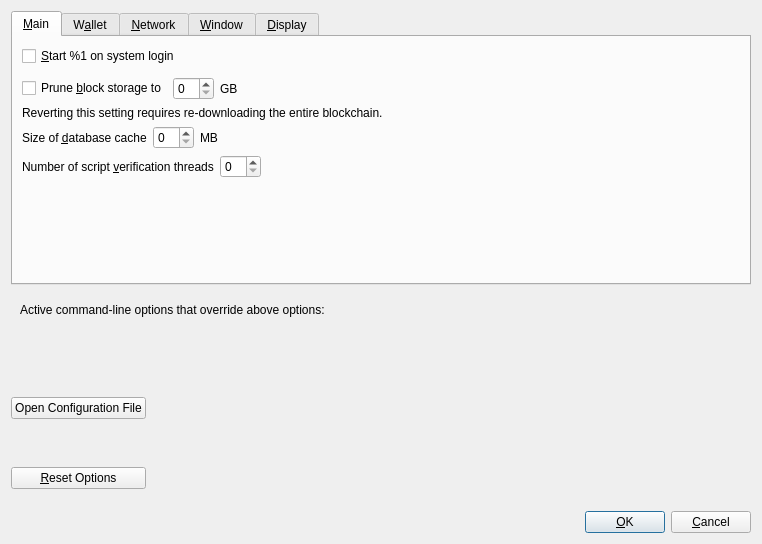
<?xml version="1.0" encoding="UTF-8"?>
<ui version="4.0">
 <class>OptionsDialog</class>
 <widget class="QDialog" name="OptionsDialog">
  <property name="geometry">
   <rect>
    <x>0</x>
    <y>0</y>
    <width>762</width>
    <height>544</height>
   </rect>
  </property>
  <property name="sizePolicy">
   <sizepolicy hsizetype="Fixed" vsizetype="Fixed">
    <horstretch>0</horstretch>
    <verstretch>0</verstretch>
   </sizepolicy>
  </property>
  <property name="windowTitle">
   <string>Options</string>
  </property>
  <property name="modal">
   <bool>true</bool>
  </property>
  <layout class="QVBoxLayout" name="verticalLayout">
   <item>
    <widget class="QTabWidget" name="tabWidget">
     <property name="currentIndex">
      <number>0</number>
     </property>
     <widget class="QWidget" name="tabMain">
      <attribute name="title">
       <string>&amp;Main</string>
      </attribute>
      <layout class="QVBoxLayout" name="verticalLayout_Main">
       <item>
        <widget class="QCheckBox" name="avianAtStartup">
         <property name="toolTip">
          <string>Automatically start %1 after logging in to the system.</string>
         </property>
         <property name="text">
          <string>&amp;Start %1 on system login</string>
         </property>
        </widget>
       </item>
       <item>
        <spacer name="horizontalSpacer_0_Main">
         <property name="orientation">
          <enum>Qt::Horizontal</enum>
         </property>
         <property name="sizeHint" stdset="0">
          <size>
           <width>40</width>
           <height>5</height>
          </size>
         </property>
        </spacer>
       </item>
       <item>
       <layout class="QHBoxLayout" name="horizontalLayout_Main_Prune">
        <item>
         <widget class="QCheckBox" name="prune">
          <property name="toolTip">
           <string>Disables some advanced features but all blocks will still be fully validated. Reverting this setting requires re-downloading the entire blockchain. Actual disk usage may be somewhat higher.</string>
          </property>
          <property name="text">
           <string>Prune &amp;block storage to</string>
          </property>
         </widget>
        </item>
        <item>
         <widget class="QSpinBox" name="pruneSize"/>
        </item>
         <item>
          <widget class="QLabel" name="pruneSizeUnitLabel">
           <property name="text">
            <string>GB</string>
           </property>
           <property name="textFormat">
            <enum>Qt::PlainText</enum>
           </property>
          </widget>
         </item>
         <item>
          <spacer name="horizontalSpacer_Main_Prune">
           <property name="orientation">
            <enum>Qt::Horizontal</enum>
           </property>
           <property name="sizeHint" stdset="0">
            <size>
             <width>40</width>
             <height>20</height>
            </size>
           </property>
          </spacer>
         </item>
        </layout>
       </item>
       <item>
        <widget class="QLabel" name="pruneWarning">
         <property name="text">
          <string>Reverting this setting requires re-downloading the entire blockchain.</string>
         </property>
         <property name="textFormat">
          <enum>Qt::PlainText</enum>
         </property>
        </widget>
       </item> 
       <item>
        <layout class="QHBoxLayout" name="horizontalLayout_2_Main">
         <item>
          <widget class="QLabel" name="databaseCacheLabel">
           <property name="text">
            <string>Size of &amp;database cache</string>
           </property>
           <property name="textFormat">
            <enum>Qt::PlainText</enum>
           </property>
           <property name="buddy">
            <cstring>databaseCache</cstring>
           </property>
          </widget>
         </item>
         <item>
          <widget class="QSpinBox" name="databaseCache"/>
         </item>
         <item>
          <widget class="QLabel" name="databaseCacheUnitLabel">
           <property name="text">
            <string>MB</string>
           </property>
           <property name="textFormat">
            <enum>Qt::PlainText</enum>
           </property>
          </widget>
         </item>
         <item>
          <spacer name="horizontalSpacer_2_Main">
           <property name="orientation">
            <enum>Qt::Horizontal</enum>
           </property>
           <property name="sizeHint" stdset="0">
            <size>
             <width>40</width>
             <height>20</height>
            </size>
           </property>
          </spacer>
         </item>
        </layout>
       </item>
       <item>
        <layout class="QHBoxLayout" name="horizontalLayout_3_Main">
         <item>
          <widget class="QLabel" name="threadsScriptVerifLabel">
           <property name="text">
            <string>Number of script &amp;verification threads</string>
           </property>
           <property name="textFormat">
            <enum>Qt::PlainText</enum>
           </property>
           <property name="buddy">
            <cstring>threadsScriptVerif</cstring>
           </property>
          </widget>
         </item>
         <item>
          <widget class="QSpinBox" name="threadsScriptVerif">
           <property name="toolTip">
            <string>(0 = auto, &lt;0 = leave that many cores free)</string>
           </property>
          </widget>
         </item>
         <item>
          <spacer name="horizontalSpacer_3_Main">
           <property name="orientation">
            <enum>Qt::Horizontal</enum>
           </property>
           <property name="sizeHint" stdset="0">
            <size>
             <width>40</width>
             <height>20</height>
            </size>
           </property>
          </spacer>
         </item>
        </layout>
       </item>
       <item>
        <spacer name="verticalSpacer_Main">
         <property name="orientation">
          <enum>Qt::Vertical</enum>
         </property>
         <property name="sizeHint" stdset="0">
          <size>
           <width>20</width>
           <height>40</height>
          </size>
         </property>
        </spacer>
       </item>
      </layout>
     </widget>
     <widget class="QWidget" name="tabWallet">
      <attribute name="title">
       <string>W&amp;allet</string>
      </attribute>
      <layout class="QVBoxLayout" name="verticalLayout_Wallet">
       <item>
        <widget class="QGroupBox" name="groupBox">
         <property name="title">
          <string>Expert</string>
         </property>
         <layout class="QVBoxLayout" name="verticalLayout_2">
          <item>
           <widget class="QCheckBox" name="coinControlFeatures">
            <property name="toolTip">
             <string>Whether to show coin control features or not.</string>
            </property>
            <property name="text">
             <string>Enable coin &amp;control features</string>
            </property>
           </widget>
          </item>
          <item>
           <widget class="QCheckBox" name="customFeeFeatures">
            <property name="text">
             <string>Enable fee control features</string>
            </property>
           </widget>
          </item>
          <item>
           <widget class="QCheckBox" name="spendZeroConfChange">
            <property name="toolTip">
             <string>If you disable the spending of unconfirmed change, the change from a transaction cannot be used until that transaction has at least one confirmation. This also affects how your balance is computed.</string>
            </property>
            <property name="text">
             <string>&amp;Spend unconfirmed change</string>
            </property>
           </widget>
          </item>
         </layout>
        </widget>
       </item>
       <item>
        <spacer name="verticalSpacer_Wallet">
         <property name="orientation">
          <enum>Qt::Vertical</enum>
         </property>
         <property name="sizeHint" stdset="0">
          <size>
           <width>20</width>
           <height>40</height>
          </size>
         </property>
        </spacer>
       </item>
      </layout>
     </widget>
     <widget class="QWidget" name="tabNetwork">
      <attribute name="title">
       <string>&amp;Network</string>
      </attribute>
      <layout class="QVBoxLayout" name="verticalLayout_Network">
       <item>
        <widget class="QCheckBox" name="mapPortUpnp">
         <property name="toolTip">
          <string>Automatically open the Avian client port on the router. This only works when your router supports UPnP and it is enabled.</string>
         </property>
         <property name="text">
          <string>Map port using &amp;UPnP</string>
         </property>
        </widget>
       </item>
       <item>
        <widget class="QCheckBox" name="allowIncoming">
         <property name="toolTip">
          <string>Accept connections from outside.</string>
         </property>
         <property name="text">
          <string>Allow incomin&amp;g connections</string>
         </property>
        </widget>
       </item>
       <item>
        <widget class="QCheckBox" name="connectSocks">
         <property name="toolTip">
          <string>Connect to the Avian network through a SOCKS5 proxy.</string>
         </property>
         <property name="text">
          <string>&amp;Connect through SOCKS5 proxy (default proxy):</string>
         </property>
        </widget>
       </item>
       <item>
        <layout class="QHBoxLayout" name="horizontalLayout_1_Network">
         <item>
          <widget class="QLabel" name="proxyIpLabel">
           <property name="text">
            <string>Proxy &amp;IP:</string>
           </property>
           <property name="textFormat">
            <enum>Qt::PlainText</enum>
           </property>
           <property name="buddy">
            <cstring>proxyIp</cstring>
           </property>
          </widget>
         </item>
         <item>
          <widget class="QValidatedLineEdit" name="proxyIp">
           <property name="minimumSize">
            <size>
             <width>140</width>
             <height>0</height>
            </size>
           </property>
           <property name="maximumSize">
            <size>
             <width>140</width>
             <height>16777215</height>
            </size>
           </property>
           <property name="toolTip">
            <string>IP address of the proxy (e.g. IPv4: 127.0.0.1 / IPv6: ::1)</string>
           </property>
          </widget>
         </item>
         <item>
          <widget class="QLabel" name="proxyPortLabel">
           <property name="text">
            <string>&amp;Port:</string>
           </property>
           <property name="textFormat">
            <enum>Qt::PlainText</enum>
           </property>
           <property name="buddy">
            <cstring>proxyPort</cstring>
           </property>
          </widget>
         </item>
         <item>
          <widget class="QLineEdit" name="proxyPort">
           <property name="minimumSize">
            <size>
             <width>55</width>
             <height>0</height>
            </size>
           </property>
           <property name="maximumSize">
            <size>
             <width>70</width>
             <height>16777215</height>
            </size>
           </property>
           <property name="toolTip">
            <string>Port of the proxy (e.g. 9050)</string>
           </property>
          </widget>
         </item>
         <item>
          <spacer name="horizontalSpacer_1_Network">
           <property name="orientation">
            <enum>Qt::Horizontal</enum>
           </property>
           <property name="sizeHint" stdset="0">
            <size>
             <width>40</width>
             <height>20</height>
            </size>
           </property>
          </spacer>
         </item>
        </layout>
       </item>
       <item>
        <layout class="QHBoxLayout" name="horizontalLayout_2_Network">
         <item>
          <widget class="QLabel" name="proxyActiveNets">
           <property name="text">
            <string>Used for reaching peers via:</string>
           </property>
           <property name="textFormat">
            <enum>Qt::PlainText</enum>
           </property>
          </widget>
         </item>
         <item>
          <widget class="QCheckBox" name="proxyReachIPv4">
           <property name="enabled">
            <bool>false</bool>
           </property>
           <property name="toolTip">
            <string>Shows if the supplied default SOCKS5 proxy is used to reach peers via this network type.</string>
           </property>
           <property name="text">
            <string/>
           </property>
          </widget>
         </item>
         <item>
          <widget class="QLabel" name="proxyReachIPv4Label">
           <property name="text">
            <string>IPv4</string>
           </property>
           <property name="textFormat">
            <enum>Qt::PlainText</enum>
           </property>
          </widget>
         </item>
         <item>
          <widget class="QCheckBox" name="proxyReachIPv6">
           <property name="enabled">
            <bool>false</bool>
           </property>
           <property name="toolTip">
            <string>Shows if the supplied default SOCKS5 proxy is used to reach peers via this network type.</string>
           </property>
           <property name="text">
            <string/>
           </property>
          </widget>
         </item>
         <item>
          <widget class="QLabel" name="proxyReachIPv6Label">
           <property name="text">
            <string>IPv6</string>
           </property>
           <property name="textFormat">
            <enum>Qt::PlainText</enum>
           </property>
          </widget>
         </item>
         <item>
          <widget class="QCheckBox" name="proxyReachTor">
           <property name="enabled">
            <bool>false</bool>
           </property>
           <property name="toolTip">
            <string>Shows if the supplied default SOCKS5 proxy is used to reach peers via this network type.</string>
           </property>
           <property name="text">
            <string/>
           </property>
          </widget>
         </item>
         <item>
          <widget class="QLabel" name="proxyReachTorLabel">
           <property name="text">
            <string>Tor</string>
           </property>
           <property name="textFormat">
            <enum>Qt::PlainText</enum>
           </property>
          </widget>
         </item>
         <item>
          <spacer name="horizontalSpacer_2_Network">
           <property name="orientation">
            <enum>Qt::Horizontal</enum>
           </property>
           <property name="sizeHint" stdset="0">
            <size>
             <width>40</width>
             <height>20</height>
            </size>
           </property>
          </spacer>
         </item>
        </layout>
       </item>
       <item>
        <widget class="QCheckBox" name="connectSocksTor">
         <property name="toolTip">
          <string>Connect to the Avian network through a separate SOCKS5 proxy for Tor hidden services.</string>
         </property>
         <property name="text">
          <string>Use separate SOCKS&amp;5 proxy to reach peers via Tor hidden services:</string>
         </property>
        </widget>
       </item>
       <item>
        <layout class="QHBoxLayout" name="horizontalLayout_3_Network">
         <item>
          <widget class="QLabel" name="proxyIpTorLabel">
           <property name="text">
            <string>Proxy &amp;IP:</string>
           </property>
           <property name="textFormat">
            <enum>Qt::PlainText</enum>
           </property>
           <property name="buddy">
            <cstring>proxyIpTor</cstring>
           </property>
          </widget>
         </item>
         <item>
          <widget class="QValidatedLineEdit" name="proxyIpTor">
           <property name="minimumSize">
            <size>
             <width>140</width>
             <height>0</height>
            </size>
           </property>
           <property name="maximumSize">
            <size>
             <width>140</width>
             <height>16777215</height>
            </size>
           </property>
           <property name="toolTip">
            <string>IP address of the proxy (e.g. IPv4: 127.0.0.1 / IPv6: ::1)</string>
           </property>
          </widget>
         </item>
         <item>
          <widget class="QLabel" name="proxyPortTorLabel">
           <property name="text">
            <string>&amp;Port:</string>
           </property>
           <property name="textFormat">
            <enum>Qt::PlainText</enum>
           </property>
           <property name="buddy">
            <cstring>proxyPortTor</cstring>
           </property>
          </widget>
         </item>
         <item>
          <widget class="QLineEdit" name="proxyPortTor">
           <property name="minimumSize">
            <size>
             <width>55</width>
             <height>0</height>
            </size>
           </property>
           <property name="maximumSize">
            <size>
             <width>70</width>
             <height>16777215</height>
            </size>
           </property>
           <property name="toolTip">
            <string>Port of the proxy (e.g. 9050)</string>
           </property>
          </widget>
         </item>
         <item>
          <spacer name="horizontalSpacer_4_Network">
           <property name="orientation">
            <enum>Qt::Horizontal</enum>
           </property>
           <property name="sizeHint" stdset="0">
            <size>
             <width>40</width>
             <height>20</height>
            </size>
           </property>
          </spacer>
         </item>
        </layout>
       </item>
       <item>
        <spacer name="verticalSpacer_Network">
         <property name="orientation">
          <enum>Qt::Vertical</enum>
         </property>
         <property name="sizeHint" stdset="0">
          <size>
           <width>20</width>
           <height>40</height>
          </size>
         </property>
        </spacer>
       </item>
      </layout>
     </widget>
     <widget class="QWidget" name="tabWindow">
      <attribute name="title">
       <string>&amp;Window</string>
      </attribute>
      <layout class="QVBoxLayout" name="verticalLayout_Window">
       <item>
        <widget class="QCheckBox" name="hideTrayIcon">
         <property name="toolTip">
          <string>Hide the icon from the system tray.</string>
         </property>
         <property name="text">
          <string>&amp;Hide tray icon</string>
         </property>
        </widget>
       </item>
       <item>
        <widget class="QCheckBox" name="minimizeToTray">
         <property name="toolTip">
          <string>Show only a tray icon after minimizing the window.</string>
         </property>
         <property name="text">
          <string>&amp;Minimize to the tray instead of the taskbar</string>
         </property>
        </widget>
       </item>
       <item>
        <widget class="QCheckBox" name="minimizeOnClose">
         <property name="toolTip">
          <string>Minimize instead of exit the application when the window is closed. When this option is enabled, the application will be closed only after selecting Exit in the menu.</string>
         </property>
         <property name="text">
          <string>M&amp;inimize on close</string>
         </property>
        </widget>
       </item>
       <item>
        <spacer name="verticalSpacer_Window">
         <property name="orientation">
          <enum>Qt::Vertical</enum>
         </property>
         <property name="sizeHint" stdset="0">
          <size>
           <width>20</width>
           <height>40</height>
          </size>
         </property>
        </spacer>
       </item>
      </layout>
     </widget>
     <widget class="QWidget" name="tabDisplay">
      <attribute name="title">
       <string>&amp;Display</string>
      </attribute>
      <layout class="QVBoxLayout" name="verticalLayout_Display">
       <item>
        <layout class="QHBoxLayout" name="horizontalLayout_1_Display">
         <item>
          <widget class="QLabel" name="langLabel">
           <property name="text">
            <string>User Interface &amp;language:</string>
           </property>
           <property name="textFormat">
            <enum>Qt::PlainText</enum>
           </property>
           <property name="buddy">
            <cstring>lang</cstring>
           </property>
          </widget>
         </item>
         <item>
          <widget class="QValueComboBox" name="lang">
           <property name="toolTip">
            <string>The user interface language can be set here. This setting will take effect after restarting %1.</string>
           </property>
          </widget>
         </item>
        </layout>
       </item>
       <item>
        <layout class="QHBoxLayout" name="horizontalLayout_2_Display">
         <item>
          <widget class="QLabel" name="unitLabel">
           <property name="text">
            <string>&amp;Unit to show amounts in:</string>
           </property>
           <property name="textFormat">
            <enum>Qt::PlainText</enum>
           </property>
           <property name="buddy">
            <cstring>unit</cstring>
           </property>
          </widget>
         </item>
         <item>
          <widget class="QValueComboBox" name="unit">
           <property name="toolTip">
            <string>Choose the default subdivision unit to show in the interface and when sending coins.</string>
           </property>
           <property name="maxCount">
            <number>1000</number>
           </property>
           <property name="sizeAdjustPolicy">
            <enum>QComboBox::AdjustToContents</enum>
           </property>
          </widget>
         </item>
        </layout>
       </item>
       <item>
        <layout class="QHBoxLayout" name="horizontalLayout_DisplayCurrency">
         <item>
          <widget class="QLabel" name="currencyUnitIndexLabel">
           <property name="text">
            <string>&amp;Currency Unit:</string>
           </property>
           <property name="textFormat">
            <enum>Qt::PlainText</enum>
           </property>
           <property name="buddy">
            <cstring>currencyUnitIndex</cstring>
           </property>
          </widget>
         </item>
         <item>
          <widget class="QValueComboBox" name="currencyUnitIndex">
           <property name="toolTip">
            <string>Choose which currency to display the realtime value of AVN in (ie: BTC/AVN).</string>
           </property>
           <property name="maxCount">
            <number>1000</number>
           </property>
           <property name="sizeAdjustPolicy">
            <enum>QComboBox::AdjustToContents</enum>
           </property>
          </widget>
         </item>
        </layout>
       </item>
       <item>
        <layout class="QHBoxLayout" name="horizontalLayout_3_Display">
         <item>
          <widget class="QLabel" name="thirdPartyTxUrlsLabel">
           <property name="toolTip">
            <string>Third party URLs (e.g. a block explorer) that appear in the transactions tab as context menu items. %s in the URL is replaced by transaction hash. Multiple URLs are separated by vertical bar |.</string>
           </property>
           <property name="text">
            <string>&amp;Third party transaction URLs</string>
           </property>
           <property name="buddy">
            <cstring>thirdPartyTxUrls</cstring>
           </property>
          </widget>
         </item>
         <item>
          <widget class="QLineEdit" name="thirdPartyTxUrls">
           <property name="toolTip">
            <string>Third party URLs (e.g. a block explorer) that appear in the transactions tab as context menu items. %s in the URL is replaced by transaction hash. Multiple URLs are separated by vertical bar |.</string>
           </property>
          </widget>
         </item>
         <item>
          <widget class="QPushButton" name="thirdPartyTxUrlsReset">
           <property name="text">
            <string>Reset</string>
           </property>
          </widget>
         </item>
        </layout>
       </item>
       <item>
        <layout class="QHBoxLayout" name="horizontalLayout_4_Display" stretch="0,0,0">
         <item>
          <widget class="QLabel" name="ipfsUrlLabel">
           <property name="toolTip">
            <string>Third party URL for IPFS-viewer. %s in the URL is replaced by IPFS hash.</string>
           </property>
           <property name="text">
            <string>IPFS Viewer URL</string>
           </property>
          </widget>
         </item>
         <item>
          <widget class="QLineEdit" name="ipfsUrl">
           <property name="toolTip">
            <string>Third party URL for IPFS-viewer. %s in the URL is replaced by IPFS hash.</string>
           </property>
          </widget>
         </item>
         <item>
          <widget class="QPushButton" name="ipfsUrlReset">
           <property name="text">
            <string>Reset</string>
           </property>
          </widget>
         </item>
        </layout>
       </item>
       <item>
        <widget class="QCheckBox" name="darkModeCheckBox">
         <property name="text">
          <string>Enable Dark Mode</string>
         </property>
         <property name="checked">
          <bool>true</bool>
         </property>
        </widget>
       </item>
       <item>
        <widget class="QCheckBox" name="hideAmountsCheckBox">
         <property name="text">
          <string>Mask values</string>
         </property>
         <property name="toolTip">
          <string>Hide all balance amounts on the overview page</string>
         </property>
        </widget>
       </item>
       <item>
        <spacer name="verticalSpacer_Display">
         <property name="orientation">
          <enum>Qt::Vertical</enum>
         </property>
         <property name="sizeHint" stdset="0">
          <size>
           <width>20</width>
           <height>40</height>
          </size>
         </property>
        </spacer>
       </item>
      </layout>
     </widget>
    </widget>
   </item>
   <item>
    <widget class="QFrame" name="frame">
     <layout class="QVBoxLayout" name="verticalLayout_Bottom">
      <item>
       <layout class="QHBoxLayout" name="horizontalLayout_Bottom">
        <item>
         <widget class="QLabel" name="overriddenByCommandLineInfoLabel">
          <property name="text">
           <string>Active command-line options that override above options:</string>
          </property>
          <property name="textFormat">
           <enum>Qt::PlainText</enum>
          </property>
         </widget>
        </item>
        <item>
         <spacer name="horizontalSpacer_Bottom">
          <property name="orientation">
           <enum>Qt::Horizontal</enum>
          </property>
          <property name="sizeHint" stdset="0">
           <size>
            <width>40</width>
            <height>20</height>
           </size>
          </property>
         </spacer>
        </item>
       </layout>
      </item>
      <item>
       <widget class="QLabel" name="overriddenByCommandLineLabel">
        <property name="text">
         <string/>
        </property>
        <property name="textFormat">
         <enum>Qt::PlainText</enum>
        </property>
        <property name="wordWrap">
         <bool>true</bool>
        </property>
       </widget>
      </item>
     </layout>
    </widget>
   </item>
   <item>
    <layout class="QHBoxLayout" name="horizontalLayout_Buttons">
     <item>
      <layout class="QVBoxLayout" name="verticalLayout_Buttons">
       <item>
        <widget class="QPushButton" name="openAvianConfButton">
         <property name="toolTip">
          <string>Open the %1 configuration file from the working directory.</string>
         </property>
         <property name="text">
          <string>Open Configuration File</string>
         </property>
         <property name="autoDefault">
          <bool>false</bool>
         </property>
        </widget>
       </item>
       <item>
        <widget class="QPushButton" name="resetButton">
         <property name="toolTip">
          <string>Reset all client options to default.</string>
         </property>
         <property name="text">
          <string>&amp;Reset Options</string>
         </property>
         <property name="autoDefault">
          <bool>false</bool>
         </property>
        </widget>
       </item>
      </layout>
     </item>
     <item>
      <spacer name="horizontalSpacer_1">
       <property name="orientation">
        <enum>Qt::Horizontal</enum>
       </property>
       <property name="sizeHint" stdset="0">
        <size>
         <width>40</width>
         <height>48</height>
        </size>
       </property>
      </spacer>
     </item>
     <item>
      <widget class="QLabel" name="statusLabel">
       <property name="minimumSize">
        <size>
         <width>200</width>
         <height>0</height>
        </size>
       </property>
       <property name="font">
        <font>
         <weight>75</weight>
         <bold>true</bold>
        </font>
       </property>
       <property name="text">
        <string/>
       </property>
       <property name="textFormat">
        <enum>Qt::PlainText</enum>
       </property>
       <property name="wordWrap">
        <bool>true</bool>
       </property>
      </widget>
     </item>
     <item>
      <spacer name="horizontalSpacer_2">
       <property name="orientation">
        <enum>Qt::Horizontal</enum>
       </property>
       <property name="sizeHint" stdset="0">
        <size>
         <width>40</width>
         <height>48</height>
        </size>
       </property>
      </spacer>
     </item>
     <item>
      <layout class="QVBoxLayout" name="verticalLayout_4">
       <item>
        <spacer name="verticalSpacer">
         <property name="orientation">
          <enum>Qt::Vertical</enum>
         </property>
         <property name="sizeHint" stdset="0">
          <size>
           <width>20</width>
           <height>40</height>
          </size>
         </property>
        </spacer>
       </item>
       <item>
        <layout class="QHBoxLayout" name="horizontalLayout">
         <item>
          <widget class="QPushButton" name="okButton">
           <property name="text">
            <string>&amp;OK</string>
           </property>
           <property name="autoDefault">
            <bool>false</bool>
           </property>
           <property name="default">
            <bool>true</bool>
           </property>
          </widget>
         </item>
         <item>
          <widget class="QPushButton" name="cancelButton">
           <property name="text">
            <string>&amp;Cancel</string>
           </property>
           <property name="autoDefault">
            <bool>false</bool>
           </property>
          </widget>
         </item>
        </layout>
       </item>
      </layout>
     </item>
    </layout>
   </item>
  </layout>
 </widget>
 <customwidgets>
  <customwidget>
   <class>QValidatedLineEdit</class>
   <extends>QLineEdit</extends>
   <header>qvalidatedlineedit.h</header>
  </customwidget>
  <customwidget>
   <class>QValueComboBox</class>
   <extends>QComboBox</extends>
   <header>qvaluecombobox.h</header>
  </customwidget>
 </customwidgets>
 <resources>
  <include location="../avian.qrc"/>
 </resources>
 <connections/>
</ui>
